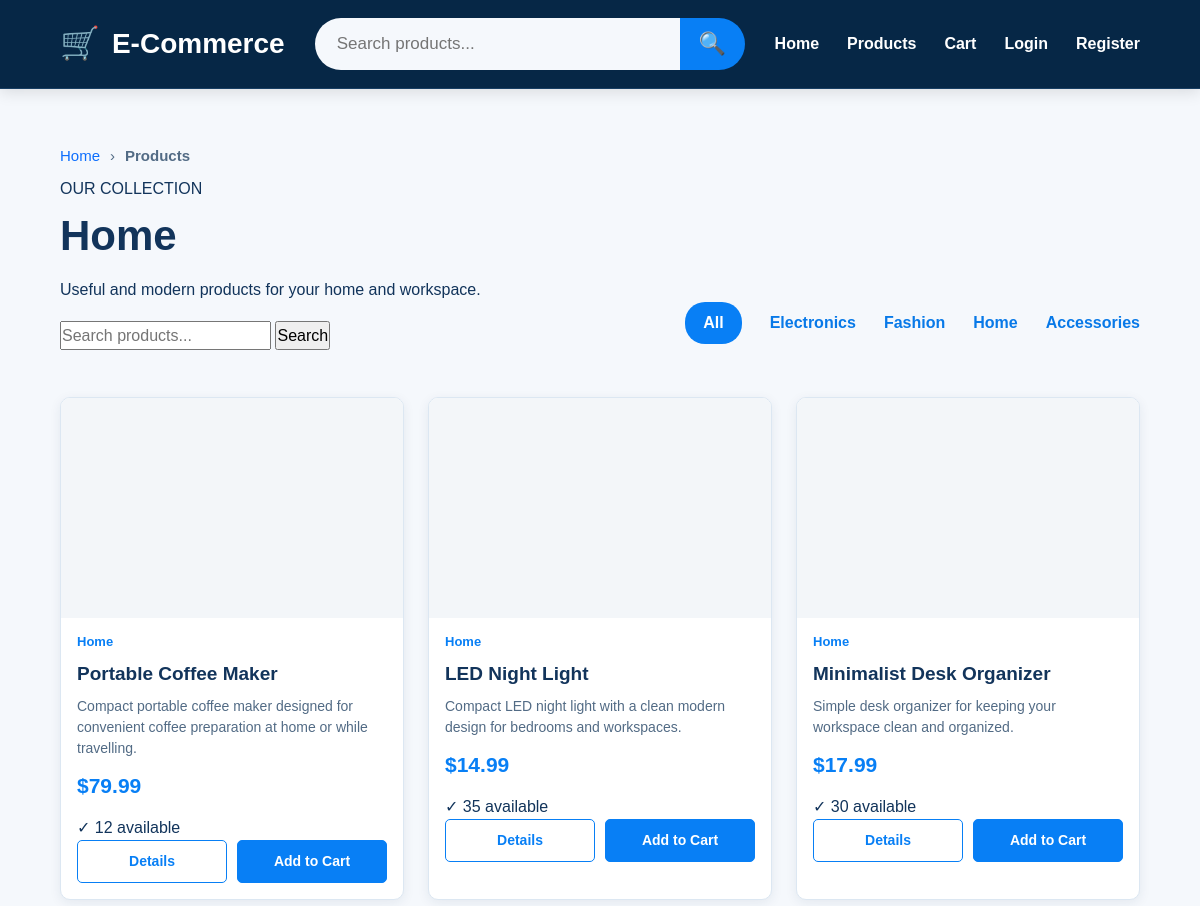
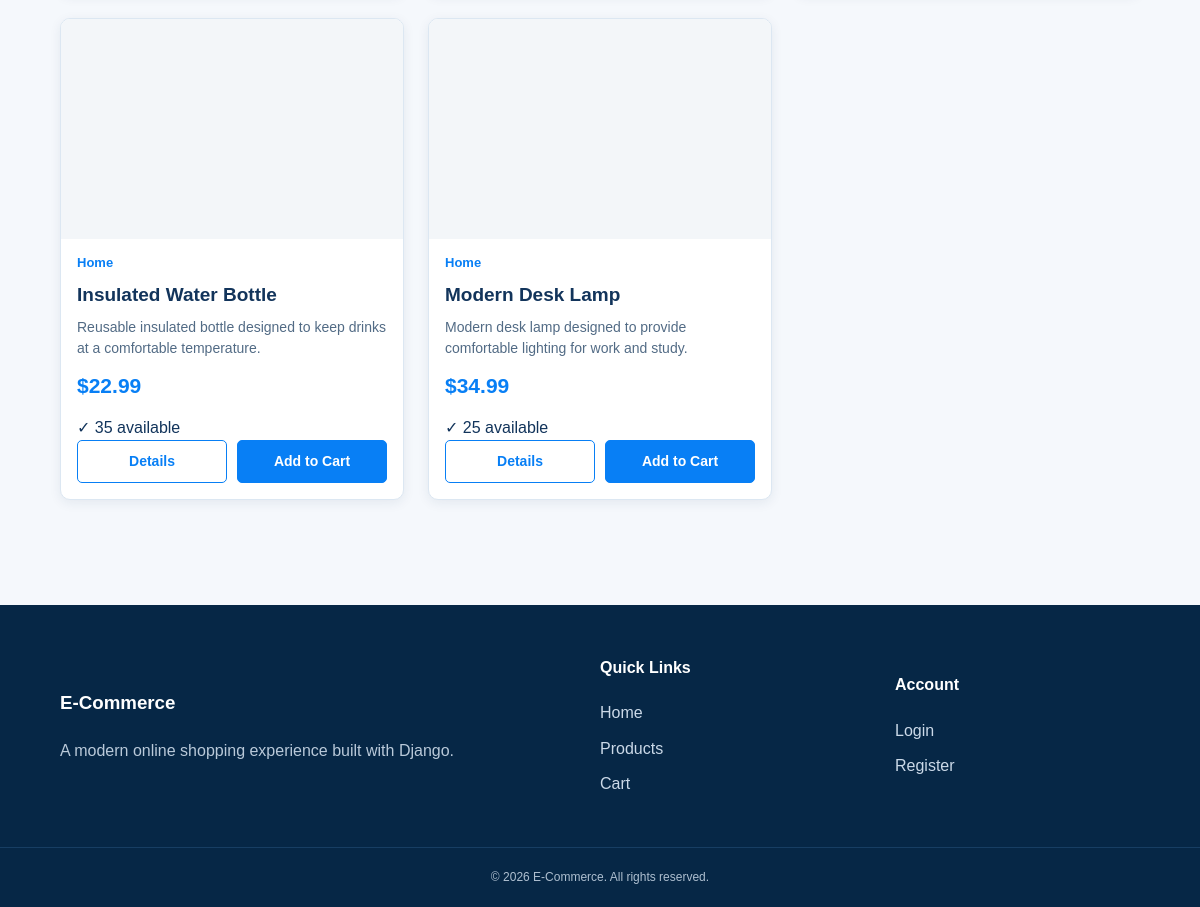
Screenshot of /category/3/ with the database file from the repository (2 pictures, top to bottom).
### store/models.py (models this page shows, shortened)
class Category(models.Model):
    name = models.CharField(
        max_length=100
    )
    description = models.TextField(
        blank=True
    )

class Product(models.Model):
    name = models.CharField(
        max_length=200
    )
    description = models.TextField()
    price = models.DecimalField(
        max_digits=10,
        decimal_places=2
    )
    stock = models.PositiveIntegerField(
        default=0
    )
    image = CloudinaryField(
        "image",
        blank=True,
        null=True
    )
    category = models.ForeignKey(
        Category,
        on_delete=models.SET_NULL,
        null=True,
        blank=True,
        related_name="products"
    )
    created_at = models.DateTimeField(
        auto_now_add=True
    )

### store/views.py (the view)
def category_products(request, pk):
    category = get_object_or_404(Category, pk=pk)
    products = Product.objects.filter(
        category=category
    ).order_by("-created_at")
    categories = Category.objects.all()
    _, _, cart_count = get_cart_items(request)
    return render(
        request,
        "products.html",
        {
            "products": products,
            "categories": categories,
            "category": category,
            "cart_count": cart_count,
        },
    )

### store/views.py (called while the page is built, shortened)
def get_cart(request):
    return request.session.get("cart", {})

def get_cart_items(request):
    cart = get_cart(request)
    items = []
    total = Decimal("0.00")
    cart_count = 0
    return items, total, cart_count

### store/templates/products.html (shortened to what this page needs)
{% extends "base.html" %}
{% block content %}
<div class="products-page">
    <div class="breadcrumb">
        <a href="{% url 'home' %}">Home</a>
        <span>›</span>
        <strong>Products</strong>
    </div>
    <div class="products-header">
        <div>
            <span class="products-label">OUR COLLECTION</span>
            {% if category %}
                <h1>{{ category.name }}</h1>
                <p>{{ category.description }}</p>
            {% else %}
                <h1>All Products</h1>
                <p>Discover our latest products and best deals.</p>
            {% endif %}
        </div>
    </div>
    <div class="products-toolbar">
        <form
            method="GET"
            action="{% url 'product_list' %}"
            class="product-search"
        >
            <input
                type="text"
                name="q"
                value="{{ query }}"
                placeholder="Search products..."
            >
            <button type="submit">
                Search
            </button>
        </form>
        <div class="category-links">
            <a
                href="{% url 'product_list' %}"
                class="{% if not selected_category %}active{% endif %}"
            >
                All
            </a>
            {% for cat in categories %}
                <a
                    href="{% url 'category_products' cat.id %}"
                    class="{% if selected_category == cat.id|stringformat:'s' %}active{% endif %}"
                >
                    {{ cat.name }}
                </a>
            {% endfor %}
        </div>
    </div>
    {% if products %}
        <div class="product-grid">
            {% for product in products %}
                <article class="product-card">
                    <a
                        href="{% url 'product_detail' product.id %}"
                        class="product-image"
                    >
                    </a>
                    <div class="product-info">
                        {% if product.category %}
                            <span class="product-category">
                                {{ product.category.name }}
                            </span>
                        {% else %}
                            <span class="product-category">
                                Product
                            </span>
                        {% endif %}
                        <h3>
                            <a
                                href="{% url 'product_detail' product.id %}"
                            >
                                {{ product.name }}
                            </a>
                        </h3>
                        <p>
                            {{ product.description|truncatewords:15 }}
                        </p>
                        <div class="product-price">
                            ${{ product.price }}
                        </div>
                        {% if product.stock > 0 %}
                            <div class="product-stock">
                                ✓ {{ product.stock }} available
                            </div>
                        {% else %}
                            <div class="product-stock out-of-stock">
                                Out of stock
                            </div>
                        {% endif %}
                        <div class="product-actions">
                            <a
                                href="{% url 'product_detail' product.id %}"
                                class="btn btn-outline"
                            >
                                Details
                            </a>
                            {% if product.stock > 0 %}
                                <a
                                    href="{% url 'add_to_cart' product.id %}"
                                    class="btn btn-primary"
                                >
                                    Add to Cart
                                </a>
                            {% endif %}
                        </div>
                    </div>
                </article>
            {% endfor %}
        </div>
    {% endif %}
</div>
{% endblock %}

### rows the page displays
Category: name "Home", description "Useful and modern products for your home and workspace."
Category: name "Electronics"
Category: name "Fashion"
Category: name "Accessories"
Product: category.name "Home", name "Portable Coffee Maker", description "Compact portable coffee maker designed for convenient coffee preparation at home or while travelling.", price "79.99", stock "12", shows "Add to Cart"
Product: category.name "Home", name "LED Night Light", description "Compact LED night light with a clean modern design for bedrooms and workspaces.", price "14.99", stock "35", shows "Add to Cart"
Product: category.name "Home", name "Minimalist Desk Organizer", description "Simple desk organizer for keeping your workspace clean and organized.", price "17.99", stock "30", shows "Add to Cart"
Product: category.name "Home", name "Insulated Water Bottle", description "Reusable insulated bottle designed to keep drinks at a comfortable temperature.", price "22.99", stock "35", shows "Add to Cart"
Product: category.name "Home", name "Modern Desk Lamp", description "Modern desk lamp designed to provide comfortable lighting for work and study.", price "34.99", stock "25", shows "Add to Cart"
